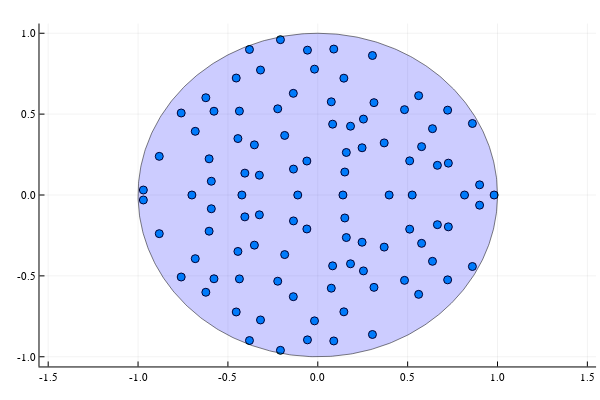

The notebook cell this image was saved under:
### Code cell
r = sqrt(N*p)
scatter(real(ev1),imag(ev1))
plot!(circulo(0,0,1),seriestype=:shape,
    lw=0.5,
    c = :blue,
    linecolor = :black,
    legend = false,
    fillalpha = 0.2,
    aspect_ratio = 1
)

### Figure 1 — Plotly figure (JSON) as saved in the notebook; plotly's stock layout.template omitted (floating-point values rounded to 4 significant figures; data arrays with more than 128 entries replaced by an {"elided": "..."} marker saying what was removed)
{"data": [{"colorbar": {"len": 0.9525, "title": "", "x": 0.9934, "y": 0.5139}, "legendgroup": "y1", "marker": {"color": "rgba(0, 154, 250, 1.000)", "line": {"color": "rgba(0, 0, 0, 1.000)", "width": 1}, "size": 8, "symbol": "circle"}, "mode": "markers", "name": "y1", "showlegend": true, "type": "scatter", "x": [-0.9705, -0.9705, -0.8819, -0.8819, -0.76, -0.76, -0.7004, -0.6817, -0.6817, -0.6229, -0.6229, -0.6046, -0.6046, -0.5923, -0.5923, -0.5775, -0.5775, -0.4537, -0.4537, -0.4444, -0.4444, -0.436, -0.436, -0.4223, -0.4057, -0.4057, -0.3801, -0.3801, -0.3527, -0.3527, -0.325, -0.325, -0.3187, -0.3187, -0.2229, -0.2229, -0.2077, -0.2077, -0.1842, -0.1842, -0.1361, -0.1361, -0.1352, -0.1352, -0.1114, -0.06077, -0.06077, -0.05741, -0.05741, -0.01815, -0.01815, 0.07517, 0.07517, 0.08265, 0.08265, 0.089, 0.089, 0.1399, 0.1452, 0.1452, 0.1504, 0.1504, 0.1589, 0.1589, 0.1822, 0.1822, 0.2465, 0.2465, 0.2541, 0.2541, 0.3042, 0.3042, 0.3127, 0.3127, 0.3696, 0.3696, 0.3971, 0.4825, 0.4825, 0.5113, 0.5113, 0.5255, 0.5612, 0.5612, 0.5777, 0.5777, 0.6383, 0.6383, 0.6656, 0.6656, 0.7226, 0.7226, 0.7265, 0.7265, 0.8166, 0.8603, 0.8603, 0.9004, 0.9004, 0.9814], "xaxis": "x", "y": [-0.03077, 0.03077, -0.2389, 0.2389, -0.507, 0.507, 0, -0.3937, 0.3937, -0.6013, 0.6013, -0.2238, 0.2238, -0.08505, 0.08505, -0.5179, 0.5179, -0.7231, 0.7231, -0.3489, 0.3489, -0.5186, 0.5186, 0, -0.1352, 0.1352, -0.8997, 0.8997, -0.31, 0.31, -0.1224, 0.1224, -0.7725, 0.7725, -0.5329, 0.5329, -0.9602, 0.9602, -0.3684, 0.3684, -0.6286, 0.6286, -0.1602, 0.1602, 0, -0.2101, 0.2101, -0.8956, 0.8956, -0.7781, 0.7781, -0.576, 0.576, -0.438, 0.438, -0.9022, 0.9022, 0, -0.7222, 0.7222, -0.1421, 0.1421, -0.263, 0.263, -0.4253, 0.4253, -0.292, 0.292, -0.4693, 0.4693, -0.8624, 0.8624, -0.571, 0.571, -0.3221, 0.3221, 0, -0.5277, 0.5277, -0.2111, 0.2111, 0, -0.6142, 0.6142, -0.2989, 0.2989, -0.41, 0.41, -0.1835, 0.1835, -0.5246, 0.5246, -0.1969, 0.1969, 0, -0.4421, 0.4421, -0.06292, 0.06292, 0], "yaxis": "y"}, {"fill": "tozeroy", "fillcolor": "rgba(0, 0, 255, 0.200)", "legendgroup": "y2", "line": {"color": "rgba(0, 0, 0, 1.000)", "dash": "solid", "width": 0.5}, "mode": "lines", "name": "y2", "showlegend": true, "type": "scatter", "x": {"elided": "501 float values"}, "xaxis": "x1", "y": {"elided": "501 float values"}, "yaxis": "y1"}], "layout": {"annotations": [], "height": 400, "margin": {"b": 20, "l": 0, "r": 0, "t": 20}, "paper_bgcolor": "rgba(255, 255, 255, 1.000)", "plot_bgcolor": "rgba(255, 255, 255, 1.000)", "showlegend": false, "width": 600, "xaxis": {"anchor": "y", "domain": [0.06582, 0.9934], "gridcolor": "rgba(0, 0, 0, 0.100)", "gridwidth": 0.5, "linecolor": "rgba(0, 0, 0, 1.000)", "mirror": false, "range": [-1.548, 1.548], "showgrid": true, "showline": true, "showticklabels": true, "tickangle": 0, "tickcolor": "rgb(0, 0, 0)", "tickfont": {"color": "rgba(0, 0, 0, 1.000)", "family": "sans-serif", "size": 11}, "tickmode": "array", "ticks": "inside", "ticktext": ["-1.5", "-1.0", "-0.5", "0.0", "0.5", "1.0", "1.5"], "tickvals": [-1.5, -1, -0.5, 0, 0.5, 1, 1.5], "title": "", "titlefont": {"color": "rgba(0, 0, 0, 1.000)", "family": "sans-serif", "size": 15}, "type": "-", "visible": true, "zeroline": false, "zerolinecolor": "rgba(0, 0, 0, 1.000)"}, "yaxis": {"anchor": "x", "domain": [0.03762, 0.9902], "gridcolor": "rgba(0, 0, 0, 0.100)", "gridwidth": 0.5, "linecolor": "rgba(0, 0, 0, 1.000)", "mirror": false, "range": [-1.06, 1.06], "showgrid": true, "showline": true, "showticklabels": true, "tickangle": 0, "tickcolor": "rgb(0, 0, 0)", "tickfont": {"color": "rgba(0, 0, 0, 1.000)", "family": "sans-serif", "size": 11}, "tickmode": "array", "ticks": "inside", "ticktext": ["-1.0", "-0.5", "0.0", "0.5", "1.0"], "tickvals": [-1, -0.5, 0, 0.5, 1], "title": "", "titlefont": {"color": "rgba(0, 0, 0, 1.000)", "family": "sans-serif", "size": 15}, "type": "-", "visible": true, "zeroline": false, "zerolinecolor": "rgba(0, 0, 0, 1.000)"}}}
